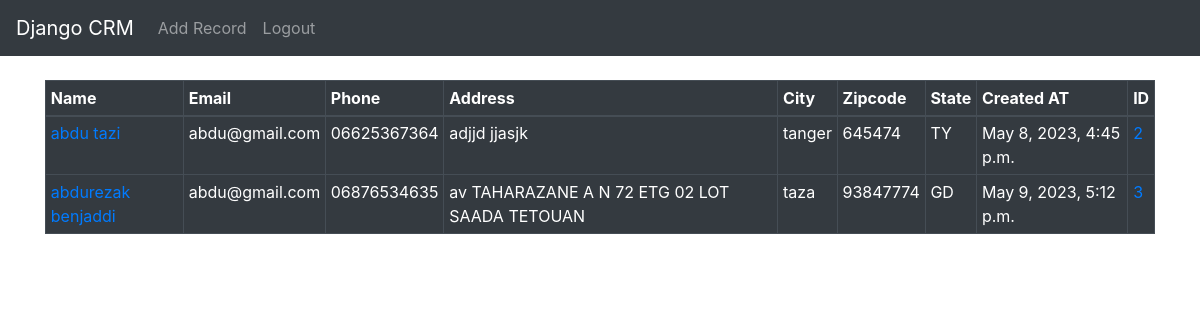
The app's page / (signed in) with its own data.
### website/models.py (models this page shows, shortened)
class Record(models.Model):
    created_at = models.DateTimeField(auto_now_add=True)
    first_name = models.CharField(max_length=50)
    last_name = models.CharField(max_length=50)
    email = models.CharField(max_length=100)
    phone = models.CharField(max_length=15)
    address = models.CharField(max_length=100)
    city = models.CharField(max_length=50)
    state = models.CharField(max_length=50)
    zipcode = models.CharField(max_length=20)

### website/views.py (the view)
# urls.py: path('', views.home, name='home'),
def home(request):
    records = Record.objects.all()
    if request.method == "POST":
        username = request.POST['username']
        password = request.POST['password']
        user = authenticate(request, username=username, password=password)
        if user is not None:
            login(request, user)
            messages.success(request, "You Have Been Logged In !!")
            return redirect('home')
        else:
            messages.success(request, 'There Was  An Error Loggin In ; Plasee Try Agiin ...')
            return redirect('home')
    else:
        return render(request, 'home.html', {'records':records})

### website/templates/home.html (shortened to what this page needs)
{% extends 'base.html' %}
{% block content %}
    {% if user.is_authenticated %}
      <table class="table   table-hover table-dark  table-bordered table-sm">
        <thead>
          <tr>
            <th scope="col">Name </th>
            <th scope="col">Email</th>
            <th scope="col">Phone</th>
            <th scope="col">Address</th>
            <th scope="col">City</th>
            <th scope="col">Zipcode</th>
            <th scope="col">State</th>
            <th scope="col">Created AT</th>
            <th scope="col">ID</th>
          </tr>
        </thead>
        <tbody>
          {% if records  %}
          {% for record in records %}
          <tr>
            <td><a href="{% url 'record' record.id  %}">{{record.first_name}} {{record.last_name}}</td>
            <td>{{record.email}}</td>
            <td>{{record.phone}}</td>
            <td>{{record.address}}</td>
            <td>{{record.city}}</td>
            <td>{{record.zipcode}}</td>
            <td>{{record.state}}</td>
            <td>{{record.created_at}}</td>
            <td><a href="{% url 'record' record.id %}" >{{record.id}}</a></td>
          </tr>
          {% endfor %}
          {%  endif  %}
        </tbody>
      </table>
{% endif %}
{% endblock %}

### website/templates/base.html (shortened to what this page needs)
<!doctype html>
<html lang="en">
  <head>
    <link rel="stylesheet" href="https://cdn.jsdelivr.net/npm/bootstrap@4.6.2/dist/css/bootstrap.min.css">
  </head>
  <body>
  {% include 'navbar.html' %}
    <div class="container">
        <br>
       {% block content  %}
       {% endblock %}
    </div>
  </body>
</html>

### website/templates/navbar.html (shortened to what this page needs)
<nav class="navbar navbar-expand-lg navbar-dark bg-dark">
    <a class="navbar-brand" href="{% url 'home' %}">Django CRM</a>
    <div class="collapse navbar-collapse" id="navbarSupportedContent">
      <ul class="navbar-nav mr-auto">
        {% if user.is_authenticated %}
        <li class="nav-item">
          <a class="nav-link" href="{% url 'add_record' %}">Add Record </a>
        </li>
        <li class="nav-item">
          <a class="nav-link" href="{% url 'logout' %}">Logout</a>
        </li>
        {% endif %}
      </ul>
    </div>
  </nav>

### records on screen
Record: first_name "abdu", last_name "tazi", email "abdu@gmail.com", phone "06625367364", address "adjjd jjasjk", city "tanger", zipcode "645474", state "TY", created_at "May 8, 2023, 4:45 p.m.", id "2"
Record: first_name "abdurezak", last_name "benjaddi", email "abdu@gmail.com", phone "06876534635", address "av TAHARAZANE A N 72 ETG 02 LOT SAADA TETOUAN", city "taza", zipcode "93847774", state "GD", created_at "May 9, 2023, 5:12 p.m.", id "3"
